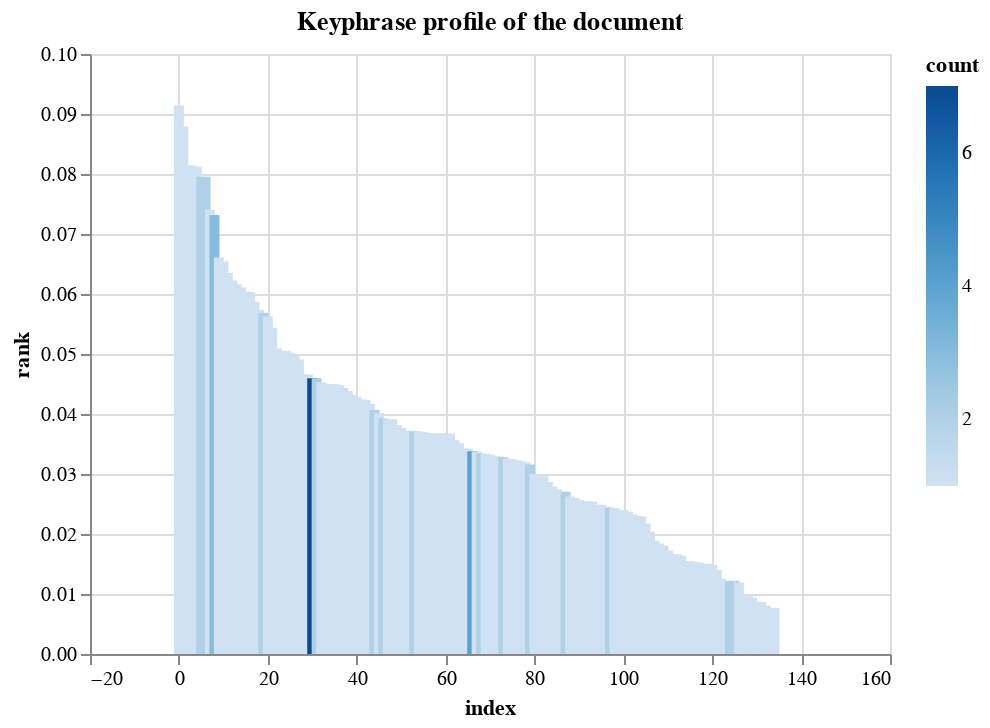

Notebook cell for this chart:
### Code cell
# get the ranking of the words
tr = doc._.textrank
tr.plot_keyphrases()

### Figure 1 — Vega-Lite specification as saved in the notebook (floating-point values rounded to 4 significant figures; data arrays with more than 128 entries replaced by an {"elided": "..."} marker saying what was removed)
{"config": {"view": {"continuousWidth": 400, "continuousHeight": 300}}, "data": {"name": "data-34b2bbe0b12b74c9fda522accf3e1195"}, "mark": "bar", "encoding": {"color": {"field": "count", "type": "quantitative"}, "tooltip": [{"field": "text", "type": "nominal"}, {"field": "rank", "type": "quantitative"}, {"field": "count", "type": "quantitative"}], "x": {"field": "index", "type": "quantitative"}, "y": {"field": "rank", "type": "quantitative"}}, "title": "Keyphrase profile of the document", "$schema": "https://vega.github.io/schema/vega-lite/v4.17.0.json", "datasets": {"data-34b2bbe0b12b74c9fda522accf3e1195": {"elided": "147 records"}}}
